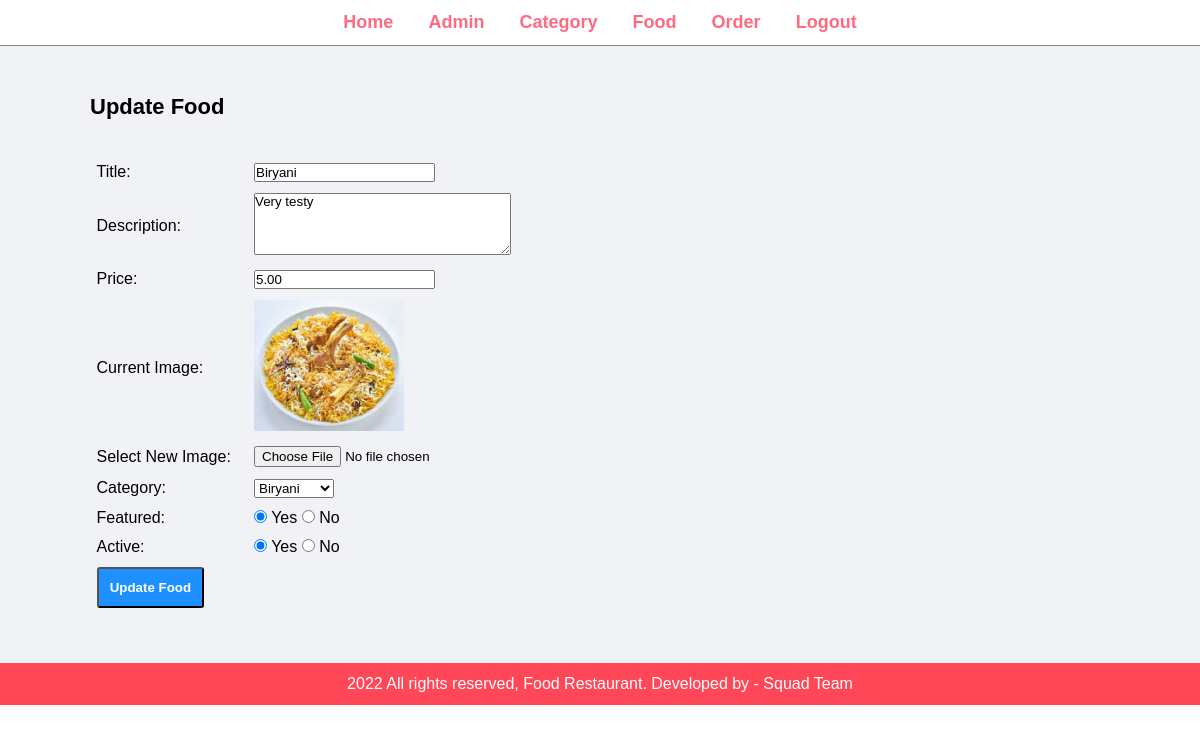
/admin/update-food.php?id=34 (signed in), run on the app's committed database.
### tables this page shows
CREATE TABLE `tbl_food` (
  `id` int(10) UNSIGNED NOT NULL,
  `title` varchar(150) NOT NULL,
  `description` text NOT NULL,
  `price` decimal(10,2) NOT NULL,
  `image_name` varchar(255) NOT NULL,
  `category_id` int(10) UNSIGNED NOT NULL,
  `featured` varchar(10) NOT NULL,
  `active` varchar(10) NOT NULL
);

CREATE TABLE `tbl_category` (
  `id` int(10) UNSIGNED NOT NULL,
  `title` varchar(100) NOT NULL,
  `image_name` varchar(255) NOT NULL,
  `featured` varchar(10) NOT NULL,
  `active` varchar(10) NOT NULL
);

### admin/update-food.php (the view, shortened to what this page needs)
<?php
    include("partials/menu.php");
?>
<?php
    if(isset($_GET["id"])){
        $id = $_GET["id"];
        $sql2 = "SELECT * FROM tbl_food WHERE id=$id";
        $result2 = mysqli_query($db_connection, $sql2);
        $row2 = mysqli_fetch_assoc($result2);
        $title = $row2["title"];
        $description = $row2["description"];
        $price = $row2["price"];
        $current_image = $row2["image_name"];
        $current_category = $row2["category_id"];
        $featured = $row2["featured"];
        $active = $row2["active"];
    }
    else{
        header("location:".SITEURL."admin/manage-food.php");
    }
?>
    <div class="main-content">
        <div class="wraper">
            <h1>Update Food</h1>
            <br><br>
            <form action="" method="POST" enctype="multipart/form-data">
                <table class="tbl-20">
                    <tr>
                        <td>Title: </td>
                        <td>
                            <input type="text" name="title" value="<?php echo $title; ?>">
                        </td>
                    </tr>
                    <tr>
                        <td>Description:</td>
                        <td>
                            <textarea name="description" cols="30" rows="4"><?php echo $description; ?></textarea>
                        </td>
                    </tr>
                    <tr>
                        <td>Price: </td>
                        <td>
                            <input type="number" name="price" value="<?php echo $price; ?>">
                        </td>
                    </tr>
                    <tr>
                        <td>Current Image: </td>
                        <td>
                            <?php
                                if($current_image == ""){
                                    echo "<div class='error'>Image not available</div>";
                                }
                                else{
                                    ?>
                                    <img src="<?php echo SITEURL; ?>images/food/<?php echo $current_image; ?>" alt="<?php echo $title; ?>" width="150px">
                                    <?php
                                }
                            ?>
                        </td>
                    </tr>
                    <tr>
                        <td>Select New Image: </td>
                        <td>
                            <input type="file" name="image">
                        </td>
                    </tr>
                    <tr>
                        <td>Category: </td>
                        <td>
                            <select name="category">
                                <?php
                                    $sql = "SELECT * FROM tbl_category WHERE active='Yes'";
                                    $result = mysqli_query($db_connection, $sql);
                                    $count = mysqli_num_rows($result);
                                    if($count > 0){
                                        while($row = mysqli_fetch_assoc($result)){
                                            $category_title = $row["title"];
                                            $category_id = $row["id"];
                                            ?>
                                            <option <?php if($current_category==$category_id){echo "selected";} ?> value="<?php echo $category_id;?>"><?php echo $category_title; ?></option>
                                            <?php
                                        }
                                    }
                                    else{
                                        echo "<option value='0'>Category not available</option>";
                                    }
                                ?>
                            </select>
                        </td>
                    </tr>
                    <tr>
                        <td>Featured: </td>
                        <td>
                            <input <?php if($featured == "Yes"){echo "checked";} ?> type="radio" name="featured" value="Yes"> Yes
                            <input <?php if($featured == "No"){echo "checked";} ?> type="radio" name="featured" value="No"> No
                        </td>
                    </tr>
                    <tr>
                        <td>Active: </td>
                        <td>
                            <input <?php if($active == "Yes"){echo "checked";} ?> type="radio" name="active" value="Yes"> Yes
                            <input <?php if($active == "No"){echo "Checked";} ?> type="radio" name="active" value="No"> No
                        </td>
                    </tr>
                    <tr>
                        <td colspan="2">
                            <input type="submit" name="submit" value="Update Food" class="primary-btn">
                        </td>
                    </tr>
                </table>
            </form>
        </div>
    </div>
<?php
    include("partials/footer.php");
?>

### css/admin.css (style rules this page uses)
* { margin: 0; padding: 0; font-family: Arial, Helvetica, sans-serif; }
.wraper { padding: 1%; width: 85%; margin: 0 auto; }
.tbl-20 { width: 45%; }
table tr td { padding: 1%; }
.primary-btn { background-color: #1e90ff; padding: 2.5%; color: #ffffff; font-weight: bold; border-radius: 3px; }
.main-content { background-color: #f1f2f6; padding: 3% 0; }
.main-content h1 { font-size: 22px; }

### data on the page
tbl_food: title "Biryani", description "Very testy", price "5.00", image_name (picture), category "Biryani", featured "☑", active "☑"
